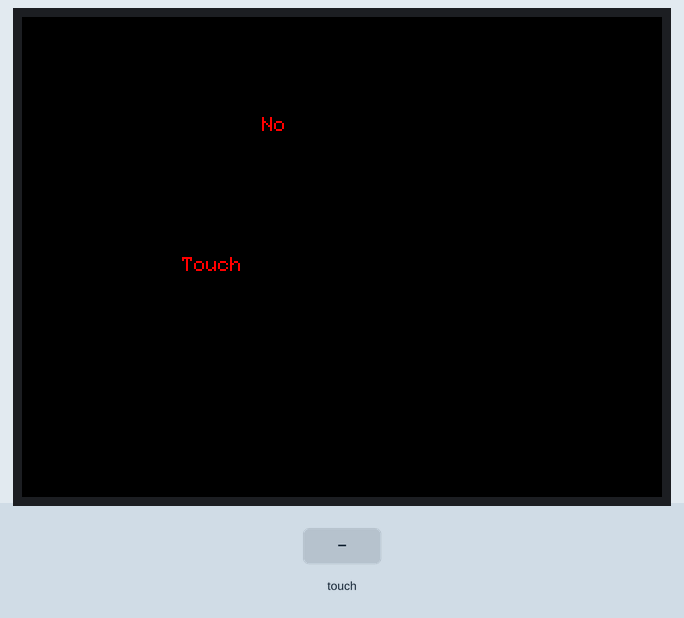
Bench run of a sketch on a simulated ESP8266 (Wemos D1 mini). On the bench: 320×240 colour display. The inputs (shaded band) are chosen by the test bench. What the sketch prints to the serial monitor is not drawn.

Above: at 1.4 s.
1.5 s: touch panel pressed at 13 % / 10 % of its raw x / y range
At 1.68 s:
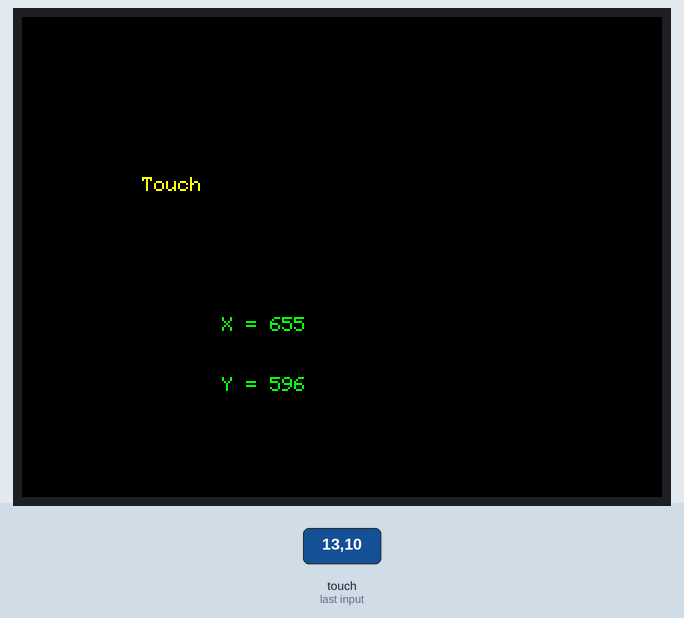
3.2 s: touch panel pressed at 38 % / 10 % of its raw x / y range
Timing chart, 0 to 6.2 s (numbered marks = the images above; inputs shaded):
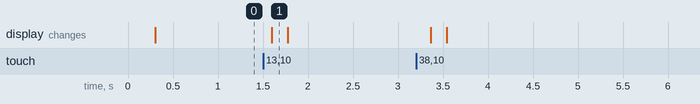

The sketch:

2020-05-03-1559_touch_screen_deneme.ino
```cpp
#include <Adafruit_ILI9341.h>
#include <XPT2046_Touchscreen.h>
#include <SPI.h>


#define TIRQ_PIN  2

#define TFT_CS D0  //for D1 mini or TFT I2C Connector Shield (V1.1.0 or later)
#define TFT_DC D8  //for D1 mini or TFT I2C Connector Shield (V1.1.0 or later)
#define TFT_RST -1 //for D1 mini or TFT I2C Connector Shield (V1.1.0 or later)
#define TS_CS D3   //for D1 mini or TFT I2C Connector Shield (V1.1.0 or later)
Adafruit_ILI9341 tft = Adafruit_ILI9341(TFT_CS, TFT_DC, TFT_RST);
XPT2046_Touchscreen ts(TS_CS);

void setup() {
  Serial.begin(38400);
  tft.begin();
  tft.setRotation(1);
  tft.fillScreen(ILI9341_BLACK);
  ts.begin();
  ts.setRotation(1);
  while (!Serial && (millis() <= 1000));
}

boolean wastouched = true;

void loop() {
  boolean istouched = ts.touched();
  if (istouched) {
    TS_Point p = ts.getPoint();
    if (!wastouched) {
      tft.fillScreen(ILI9341_BLACK);
      tft.setTextColor(ILI9341_YELLOW);
      tft.setCursor(60, 80);
      tft.print("Touch");
    }
    tft.fillRect(100, 150, 140, 60, ILI9341_BLACK);
    tft.setTextColor(ILI9341_GREEN);
    tft.setCursor(100, 150);
    tft.print("X = ");
    tft.print(p.x);
    tft.setCursor(100, 180);
    tft.print("Y = ");
    tft.print(p.y);
    Serial.print(", x = ");
    Serial.print(p.x);
    Serial.print(", y = ");
    Serial.println(p.y);
  } else {
    if (wastouched) {
      tft.fillScreen(ILI9341_BLACK);
      tft.setTextColor(ILI9341_RED);
      tft.setCursor(120, 50);
      tft.print("No");
      tft.setCursor(80, 120);
      tft.print("Touch");
    }
    Serial.println("no touch");
  }
  wastouched = istouched;
  delay(100);
}
```

Measured:
- after the input at 1.5 s, the display: changes after 0.09 s (image 1)
